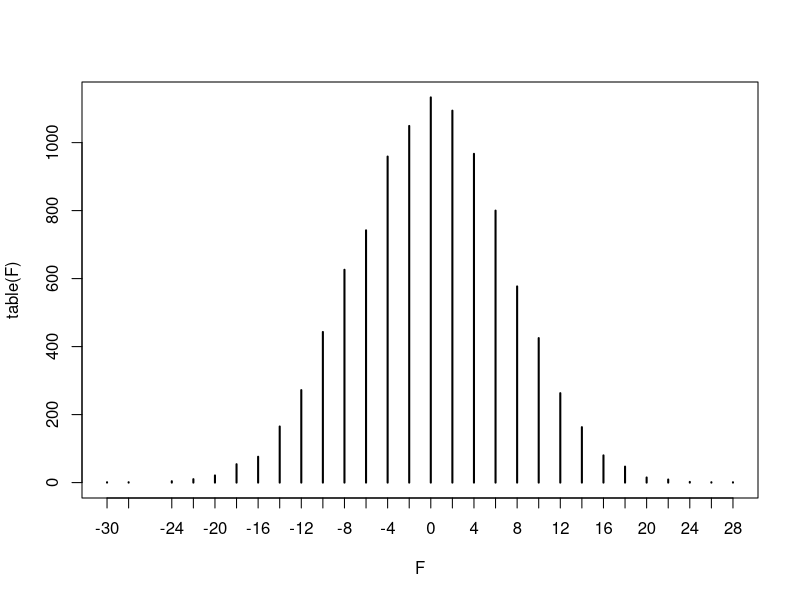
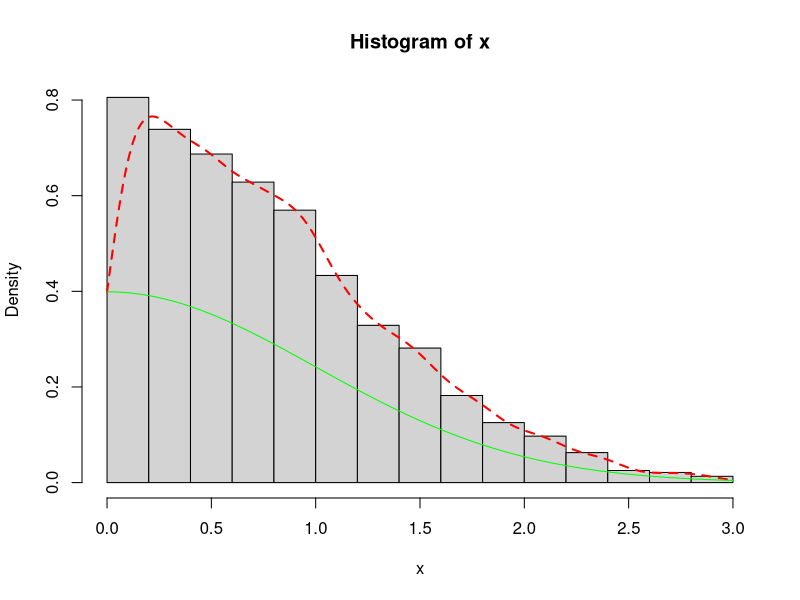

Write R code to recreate these figures, in order.
##Lecture 4 

##Simulating a game of chance
win=sample(c(-1,1),size=50,replace=T)
cum.win=cumsum(win)
cum.win
sum(win)

##
win=sample(c(-1,1),size=50,replace=T)
sum(win)    #last total sum result
cumsum(win) #every time sum result 

#
snoopy=function(n=50){win=sample(c(-1,1),size=n,replace=T)
sum(win)}
#
F=replicate(10000,snoopy())
#replicte like for loop
#replicate(# of replications, function)

table(F)
plot(table(F))
length(F) # check how many times replications
sum(F==0)/10000 

dbinom(25,size=50,prob=0.5)

##
snoopy=function(n=50){
  win=sample(c(-1,1),size=n,replace=T)
  cum.win=cumsum(win)
  c(F=sum(win),L=sum(cum.win>0),M=max(cum.win))}
  #F: final fortune at the end of game 
  #L: # of times Snoopy "leads" during the game
  #M: "MAX" cumlative earning during the game

S=replicate(1000,snoopy())

##
S
mean(S["L",])
c(quantile(S["L",],0.05),quantile(S["L",],0.95))
mean(S["M",])
sum(S["M",]>10)/1000

###
##Service time simulation
ServiceT= replicate(1000,sum(rexp(10,3)))
mean(ServiceT)
quantile(ServiceT,0.975) #97.5% CI for total ServiceTime of 10 costumers   <= ??? mins

########


x=rnorm(10000)
x=x[(0<=x)&(x<=3)]
hist(x,probability=T)
lines(density(x,from=0,to=3),col='red',lty=2,lwd=2)
curve(dnorm(x),add=TRUE,col='green')